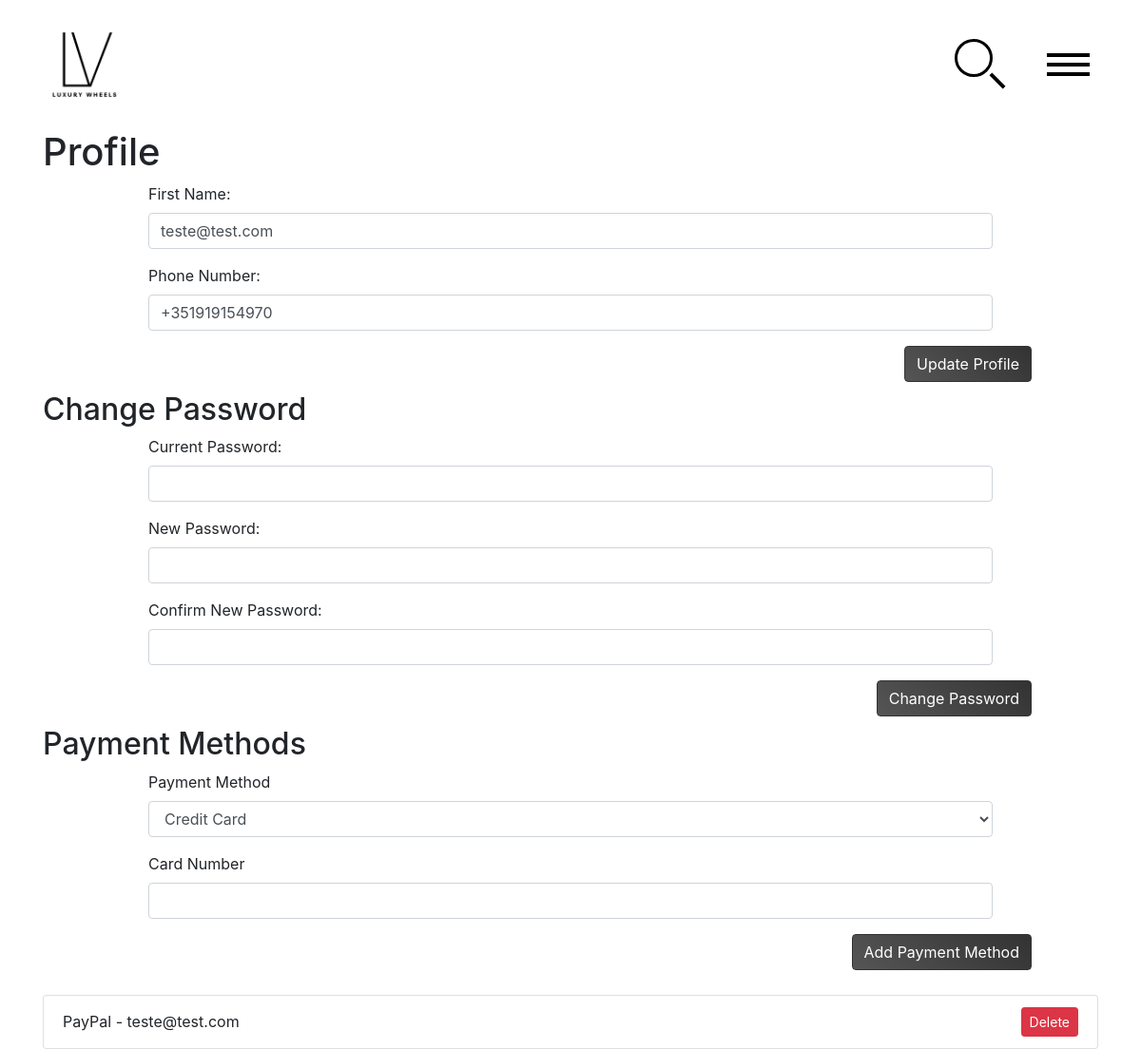
The app's page /profile (signed in), older data.
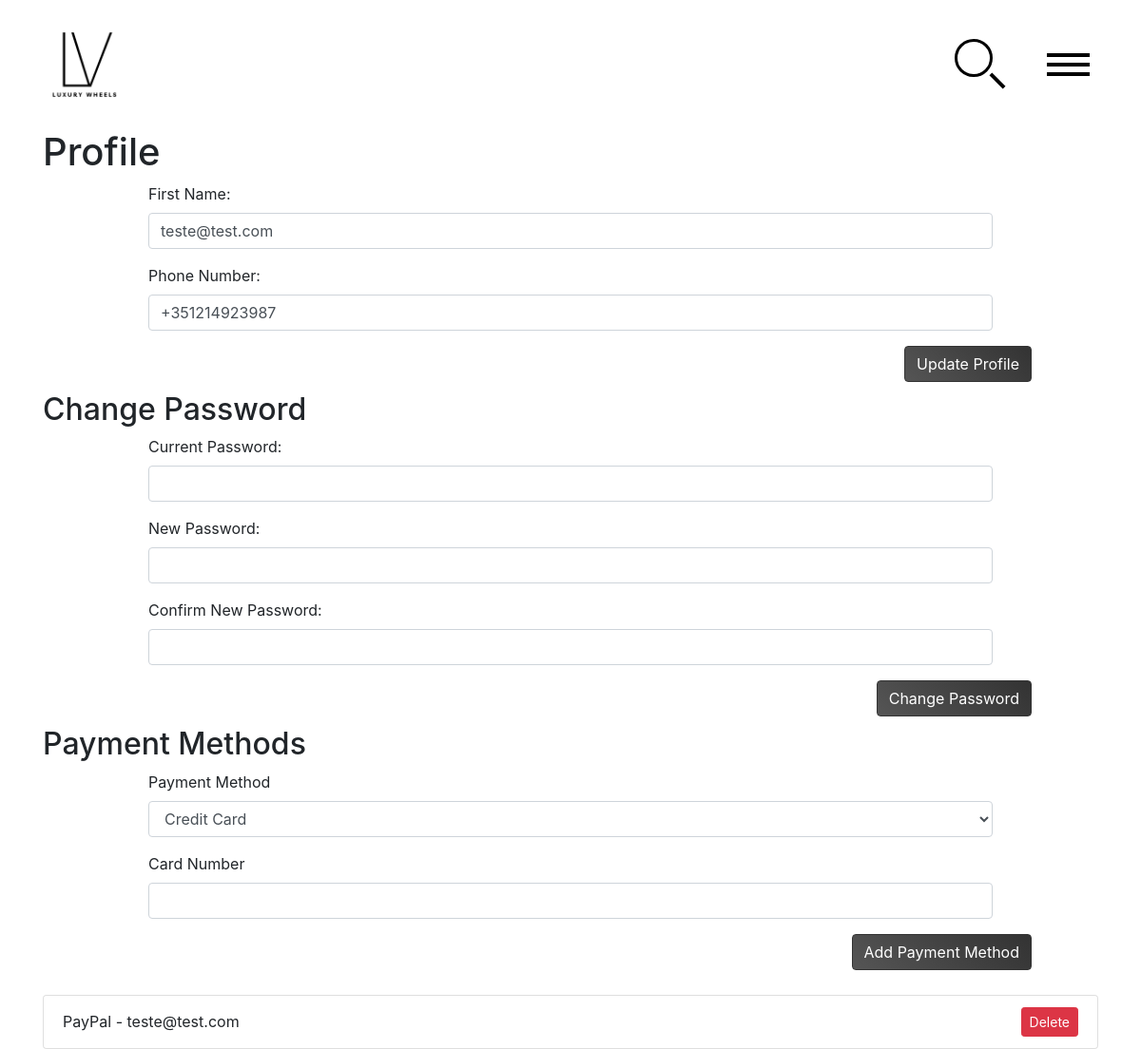
The same page, newer data.
### website/__init__.py (models this page shows)
class User(db.Model, UserMixin):
    __tablename__ = 'user'
    id = db.Column(db.Integer, primary_key=True)
    email = db.Column(db.String(150), unique=True)
    password = db.Column(db.String(150))
    first_name = db.Column(db.String(150))
    user_type = db.Column(db.String(150))
    phone_number = db.Column(db.String(50))
    creation_date = db.Column(db.DateTime, default=datetime.utcnow())
    rentings = db.relationship('Renting')
    payments = db.relationship('Payment')

class Payment(db.Model):
    id = db.Column(db.Integer, primary_key=True)
    method = db.Column(db.String(150))
    payment_date = db.Column(db.DateTime, default=datetime.utcnow)
    status = db.Column(db.String(50))
    card_last_four = db.Column(db.String(4))
    card_hash = db.Column(db.String(64), unique=True)
    email = db.Column(db.String(150))
    user_id = db.Column(db.Integer, db.ForeignKey('user.id'))

### website/profile.py (the view, shortened to what this page needs)
@profile_page.route('/profile', methods=['GET', 'POST'])
@login_required
def profile():
    payment_methods = Payment.query.filter_by(user_id=current_user.id).all()
    return render_template('profile.html', user=current_user, payment_methods=payment_methods)

### website/templates/profile.html (shortened to what this page needs)
{% extends "base.html" %}
{% block content %}
<div class="container">
    <h1>Profile</h1>
    <form method="POST" action="{{ url_for('profile_page.profile') }}">
        <div class="form-group">
            <label for="first_name">First Name:</label>
            <input type="text" id="first_name" name="first_name" class="form-control" value="{{ user.first_name }}"
                   required>
        </div>
        <div class="form-group">
            <label for="phone_number">Phone Number:</label>
            <input type="text" id="phone_number" name="phone_number" class="form-control"
                   value="{{ user.phone_number }}" required>
        </div>
        <button type="submit" class="btn btn-primary profile-button">Update Profile</button>
    </form>
    <br>
    <br>
    <h2>Change Password</h2>
    <form method="POST" action="{{ url_for('profile_page.profile') }}">
        <div class="form-group">
            <label for="current_password">Current Password:</label>
            <input type="password" id="current_password" name="current_password" class="form-control" required>
        </div>
        <div class="form-group">
            <label for="new_password">New Password:</label>
            <input type="password" id="new_password" name="new_password" class="form-control" required>
        </div>
        <div class="form-group">
            <label for="confirm_password">Confirm New Password:</label>
            <input type="password" id="confirm_password" name="confirm_password" class="form-control" required>
        </div>
        <button type="submit" class="btn btn-primary profile-button">Change Password</button>
    </form>
    <br>
    <br>
    <h2>Payment Methods</h2>
    <form action="{{ url_for('profile_page.add_payment_method') }}" method="POST">
        <div class="form-group">
            <label for="newPaymentMethod">Payment Method</label>
            <select id="newPaymentMethod" name="newPaymentMethod" class="form-control" onchange="togglePaymentInput()">
                <option value="Credit Card">Credit Card</option>
            </select>
        </div>
        <div class="form-group" id="cardInput">
            <label for="cardNumber">Card Number</label>
            <input type="text" id="cardNumber" name="cardNumber" class="form-control" pattern="\d{16}"
                   title="Please enter a valid 16-digit card number">
        </div>
        <button type="submit" class="btn btn-primary profile-button">Add Payment Method</button>
    </form>
    <br>
    <br>
    <ul class="list-group mt-3">
        {% for payment in payment_methods %}
        <li class="list-group-item d-flex justify-content-between align-items-center">
            {{ payment.method }} -
            {% if payment.method == 'PayPal' %}
            {{ payment.email }}
            {% else %}
            **** **** **** {{ payment.card_last_four }}
            {% endif %}
            <form action="{{ url_for('profile_page.delete_payment_method', payment_id=payment.id) }}" method="POST"
                  style="display:inline;">
                <button type="submit" class="btn btn-danger btn-sm">Delete</button>
            </form>
        </li>
        {% endfor %}
    </ul>
</div>
{% endblock %}

### website/templates/base.html (shortened to what this page needs)
<!DOCTYPE html>
<html lang="en">
<head>
    <link rel="stylesheet" href="{{ url_for('static' , filename='main.css')}}">
    <link
            rel="stylesheet"
            href="https://stackpath.bootstrapcdn.com/bootstrap/4.4.1/css/bootstrap.min.css"
    />
    <link
            rel="stylesheet"
            href="https://stackpath.bootstrapcdn.com/font-awesome/4.7.0/css/font-awesome.min.css"
    />
    <link
            rel="stylesheet"
            href="https://cdnjs.cloudflare.com/ajax/libs/bootstrap-icons/1.5.0/font/bootstrap-icons.min.css"
    />
    <link rel="stylesheet" href="https://cdn.jsdelivr.net/npm/fullcalendar@6.1.13/index.global.min.css">
    <nav class="navbar">
        <div class="logo">
            <a href="/">
                <img src="/static/images/LuxuryWheelsIcon.png" alt="Logo">
            </a>
        </div>
        <form method="post" action="{{url_for('vehicle_list.vehicles')}}"
              id="content">
            <input type="text" name="search-input"
                   class="input-search"
                   id="search-input">
            <button type="reset" class="search" id="search-btn"></button>
        </form>
        <div class="dropdown">
            <div class="container" onclick="myFunction(this)">
                <div class="bar1"></div>
                <div class="bar2"></div>
                <div class="bar3"></div>
            </div>
        </div>
    </nav>
</head>
<body>
<div class="body-list-container">
    {% block content %}
    {%endblock%}
</div>
</body>
</html>

### website/static/main.css (style rules this page uses)
html { height:100% }
body { background: #c1c1c1; height: auto; }
.navbar { display: flex; align-items: center; justify-content: space-between; background-color: transparent; padding: 10px 20px; }
.logo img { height: 120px; margin-left:15px; }
.logo { margin-right: auto; }
#content { position: absolute; width: auto; top: 45%; left: 87%; }
.input-search { box-sizing: border-box; width: 40px; height: 40px; border: 3px solid #000000; border-radius: 50%; background: none; color: #000; font-size: 16px; font-weight: 400; font-family: Roboto; outline: 0; -webkit-transition: width 0.4s ease-in-out, border-radius 0.8s ease-in-out, padding 0.2s; transition: width 0.4s ease-in-out, border-radius 0.8s ease-in-out, padding 0.2s; -webkit-transition-delay: 0.4s; transition-delay: 0.4s; -webkit-transform: translate(-100%, -50%); -ms-transform: translate(-100%, -50%); transform: translate(-100%, -50%); }
.search { background: none; position: absolute; left: 0; height: 40px; width: 40px; padding: 0; cursor: pointer; -webkit-transition: 0.2s ease-in-out; transition: 0.2s ease-in-out; -webkit-transform: translate(-100%, -50%); -ms-transform: translate(-100%, -50%); transform: translate(-100%, -50%); outline: 0; border:0; }
.search:before { content: ""; position: absolute; width: 20px; height: 4px; background-color: #000; -webkit-transform: rotate(45deg); -ms-transform: rotate(45deg); transform: rotate(45deg); margin-top: 22px; margin-left: 15px; -webkit-transition: 0.2s ease-in-out; transition: 0.2s ease-in-out; }
.form-group { width: 80%; margin: auto; }
.btn { display: block; margin: 0 auto; }
form button.btn-primary { background: linear-gradient(45deg, #555555, #333333) !important; color: #ffffff !important; border-color: #333333 !important; }
.container { cursor: pointer; flex-direction: column; }
.bar1, .bar2, .bar3 { width: 45px; height: 4px; background-color: #000000; transition: 0.4s; margin: 3px; }
.dropdown { display: flex; justify-content: flex-end; position:relative; float:right; margin-right: 20px; }
.profile-button { float:right; margin-right: 70px; }

Row changes from the older to the newer data that the page shows:
changed User "teste@test.com": phone_number "+351919154970" → "+351214923987"
